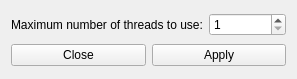
<?xml version="1.0" encoding="UTF-8"?>
<ui version="4.0">
 <class>Form</class>
 <widget class="QWidget" name="Form">
  <property name="geometry">
   <rect>
    <x>0</x>
    <y>0</y>
    <width>297</width>
    <height>79</height>
   </rect>
  </property>
  <property name="windowTitle">
   <string>Form</string>
  </property>
  <layout class="QGridLayout" name="gridLayout">
   <item row="0" column="0" colspan="2">
    <layout class="QHBoxLayout" name="horizontalLayout">
     <item>
      <widget class="QLabel" name="label">
       <property name="text">
        <string>Maximum number of threads to use:</string>
       </property>
      </widget>
     </item>
     <item>
      <widget class="QSpinBox" name="spinBoxThreads">
       <property name="minimum">
        <number>1</number>
       </property>
       <property name="maximum">
        <number>999</number>
       </property>
      </widget>
     </item>
    </layout>
   </item>
   <item row="1" column="0">
    <widget class="QPushButton" name="btnClose">
     <property name="text">
      <string>Close</string>
     </property>
    </widget>
   </item>
   <item row="1" column="1">
    <widget class="QPushButton" name="btnApply">
     <property name="text">
      <string>Apply</string>
     </property>
    </widget>
   </item>
  </layout>
 </widget>
 <resources/>
 <connections/>
</ui>
